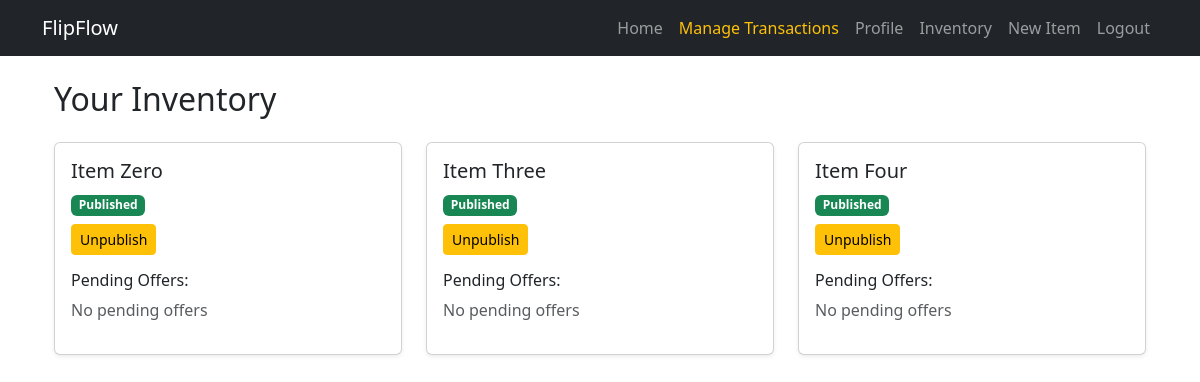
The page /Market/inventory/ (signed in) on the database as committed earlier.
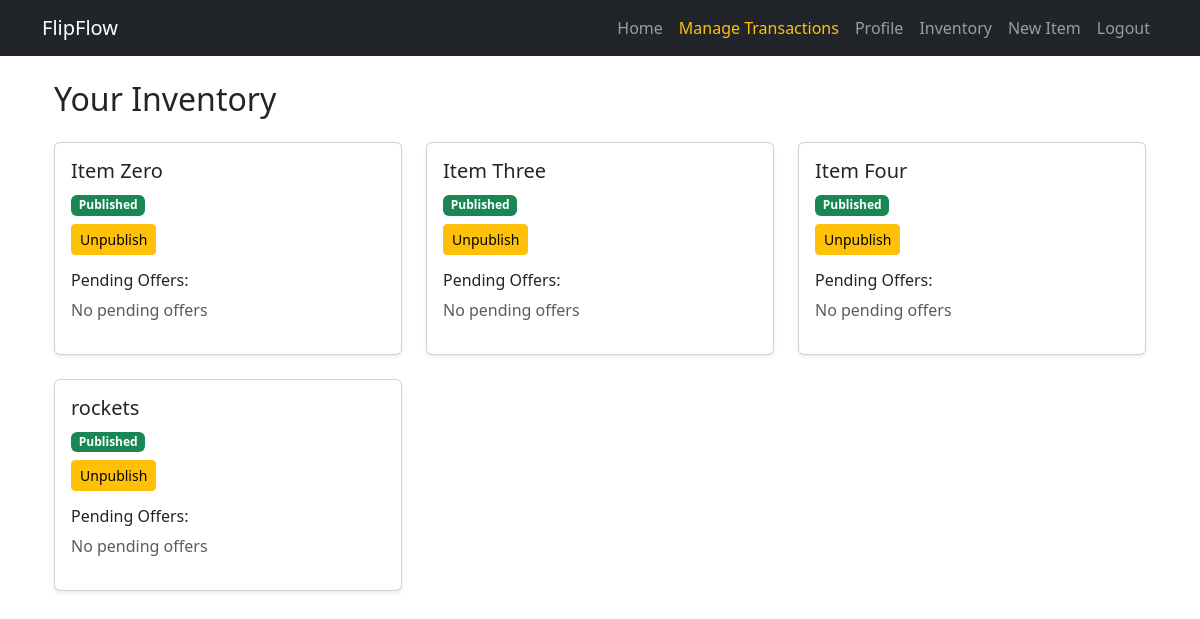
The same page on the database as committed later.
### Item/models.py (models this page shows, shortened)
class Item(models.Model):
    Item_name= models.CharField(max_length=100, verbose_name="Item Name")
    Item_img = models.ImageField(upload_to=custom_upload_to,blank=True,null=True)
    Item_owner=models.ForeignKey(User,blank=True, null=True,verbose_name=_("Item Owner"), on_delete=models.CASCADE,related_name='item_owner')
    Item_description= models.TextField(verbose_name="Item Description")
    Item_price= models.DecimalField(max_digits=10, decimal_places=2, verbose_name="Item Price")
    Item_quantity= models.IntegerField(verbose_name="Item Quantity")
    Item_published=models.BooleanField(_("Item Published"), default=False, help_text=_("Is this item published?"))
    Item_createdat=models.DateTimeField(_("Item Created At"), auto_now_add=True)
    Item_category=models.ForeignKey('Category',on_delete=models.CASCADE,blank=True,null=True)
    Item_slug = models.SlugField(blank=True,null=True,unique=True)
    class Meta:
        verbose_name = _("Item")
        verbose_name_plural = _("Items")

### Market/views.py (the view, shortened to what this page needs)
# urls.py: path('inventory/', views.inventory, name='inventory'),
@login_required
def inventory(request):
    user_items = Item.objects.filter(Item_owner=request.user)
    pending_offers = Transaction.objects.filter(
        user_to=request.user, transaction_type='buy', transaction_status='pending'
    )
    return render(request, "inventory.html", {"items": user_items, "offers": pending_offers})

### Market/templates/inventory.html (shortened to what this page needs)
{% extends "base.html" %}
{% block body %}
<div class="container mt-4">
    <h2 class="mb-4">Your Inventory</h2>
    <div class="row">
        {% for item in items %}
        <div class="col-md-4">
            <div class="card mb-4 shadow-sm">
                <div class="card-body">
                    <h5 class="card-title">{{ item.Item_name }}</h5>
                    {% if item.Item_published %}
                        <span class="badge bg-success">Published</span>
                    {% else %}
                        <span class="badge bg-danger">Unpublished</span>
                    {% endif %}
                    <form method="POST" class="mt-2">
                        {% if item.Item_published %}
                            <button type="submit" name="action" value="unpublish" class="btn btn-warning btn-sm">Unpublish</button>
                        {% else %}
                            <button type="submit" name="action" value="publish" class="btn btn-success btn-sm">Publish</button>
                        {% endif %}
                    </form>
                    <h6 class="mt-3">Pending Offers:</h6>
                    {% for offer in offers %}
                        {% if offer.items.id == item.id %}
                            <div class="border p-2 mb-2">
                                <p class="mb-1">
                                    <strong>${{ offer.amount }}</strong> from <em>{{ offer.user_from }}</em>
                                </p>
                                <a href="{% url 'Market:sell' offer.id %}" class="btn btn-primary btn-sm">Review Offer</a>
                            </div>
                        {% endif %}
                    {% empty %}
                        <p class="text-muted">No pending offers</p>
                    {% endfor %}
                </div>
            </div>
        </div>
        {% empty %}
        <p class="text-muted">You have no items in your inventory.</p>
        {% endfor %}
    </div>
</div>
{% endblock %}

Rows that differ between the two databases and show on the page:
added Item: Item_name "rockets", Item_published "Published"
